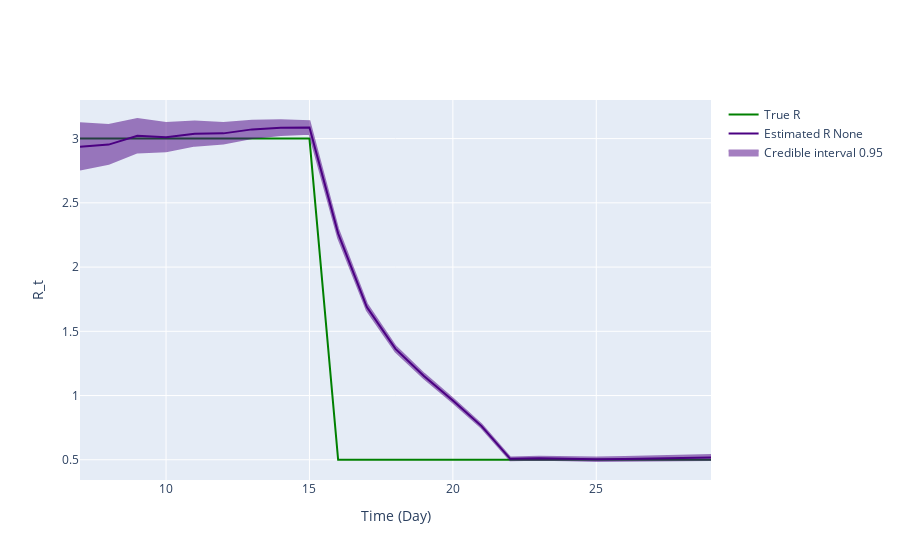

Notebook cell for this chart:
### Code cell
fig = ReproductionNumberPlot()

fig.add_ground_truth_rt(ground_truth)
fig.add_interval_rt(interval)

fig.update_labels(time_label='Time (Day)', r_label='R_t')

fig.show_figure()

### Figure 1 — Plotly figure (JSON) as saved in the notebook; plotly's stock layout.template omitted (floating-point values rounded to 4 significant figures)
{"data": [{"line": {"color": "green"}, "mode": "lines", "name": "True R", "type": "scatter", "x": [7, 8, 9, 10, 11, 12, 13, 14, 15, 16, 17, 18, 19, 20, 21, 22, 23, 24, 25, 26, 27, 28, 29], "y": [3, 3, 3, 3, 3, 3, 3, 3, 3, 0.5, 0.5, 0.5, 0.5, 0.5, 0.5, 0.5, 0.5, 0.5, 0.5, 0.5, 0.5, 0.5, 0.5]}, {"line": {"color": "indigo"}, "mode": "lines", "name": "Estimated R None", "type": "scatter", "x": [7, 8, 9, 10, 11, 12, 13, 14, 15, 16, 17, 18, 19, 20, 21, 22, 23, 24, 25, 26, 27, 28, 29], "y": [2.936, 2.953, 3.021, 3.011, 3.038, 3.041, 3.072, 3.084, 3.086, 2.261, 1.689, 1.363, 1.151, 0.961, 0.762, 0.5073, 0.512, 0.5079, 0.5039, 0.5067, 0.5111, 0.5164, 0.5178]}, {"fill": "toself", "fillcolor": "indigo", "line": {"color": "indigo"}, "mode": "lines", "name": "Credible interval 0.95", "opacity": 0.5, "showlegend": true, "type": "scatter", "x": [7, 8, 9, 10, 11, 12, 13, 14, 15, 16, 17, 18, 19, 20, 21, 22, 23, 24, 25, 26, 27, 28, 29, 29, 28, 27, 26, 25, 24, 23, 22, 21, 20, 19, 18, 17, 16, 15, 14, 13, 12, 11, 10, 9, 8, 7], "y": [3.119, 3.105, 3.153, 3.122, 3.133, 3.121, 3.14, 3.142, 3.134, 2.296, 1.715, 1.384, 1.169, 0.9764, 0.7755, 0.5184, 0.5235, 0.5204, 0.5175, 0.5217, 0.5276, 0.5345, 0.5376, 0.4983, 0.4987, 0.4949, 0.4919, 0.4905, 0.4956, 0.5005, 0.4963, 0.7486, 0.9456, 1.134, 1.343, 1.664, 2.226, 3.037, 3.027, 3.004, 2.962, 2.945, 2.901, 2.893, 2.805, 2.759]}], "layout": {"hovermode": "x unified", "xaxis": {"title": {"text": "Time (Day)"}}, "yaxis": {"title": {"text": "R_t"}}}}
